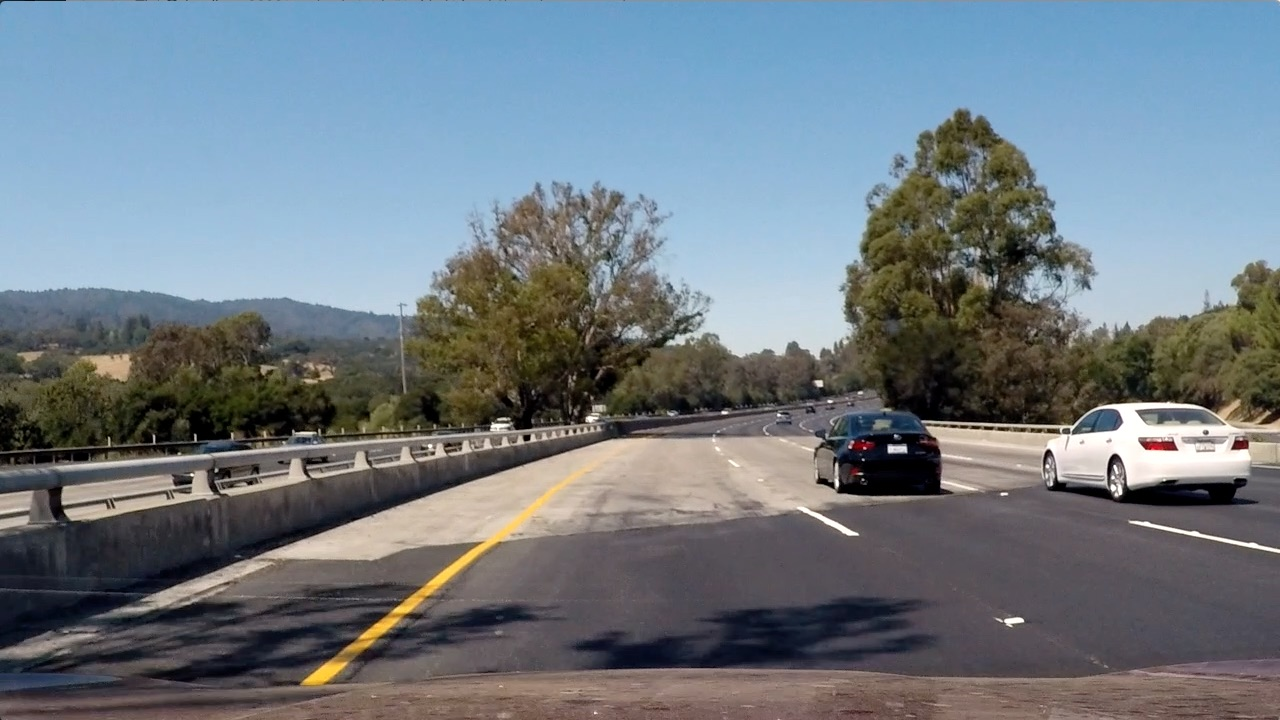
#> input picture p4-advanced-lane-finding/carnd-advanced-lane-lines/test-images/test4.jpg, 1280 x 720 px, found by its file name
$ jupyter execute --allow-errors vehicle-detection.ipynb   (shell and % lines are left out)   (older library calls are emulated)
#> lines starting #> are read from the running program, lines starting #| are printed output that depends on the picture
### Import Modules

[cell 1]
import matplotlib.image as mpimg
import matplotlib.pyplot as plt
import numpy as np
import cv2
import glob
from tqdm import tqdm
from sklearn.preprocessing import StandardScaler
from skimage.feature import hog
from skimage import color, exposure
from scipy.ndimage.measurements import label
import time
from sklearn import svm
from sklearn.model_selection import train_test_split, GridSearchCV, ParameterGrid
from sklearn.svm import LinearSVC, SVC
from sklearn.metrics import accuracy_score

# Import everything needed to edit/save/watch video clips
from moviepy.editor import VideoFileClip
from IPython.display import HTML
import moviepy

# So we can see the output of multiple variables in a single cell
from IPython.core.interactiveshell import InteractiveShell
InteractiveShell.ast_node_interactivity = "all"

import warnings
warnings.filterwarnings('ignore')

### Functions

[cell 2]
# Define a function to return HOG features and visualization
# [37 lines left out: functions get_hog_features, bin_spatial, color_hist, not called in this run]

# Define a function to extract features from a list of images
# Have this function call bin_spatial() and color_hist()
def extract_features(imgs, color_space='YUV', spatial_size=(32, 32),
                     hist_bins=32, orient=9,
                     pix_per_cell=8, cell_per_block=2, hog_channel='ALL',
                     spatial_feat=True, hist_feat=True, hog_feat=True):
    # Create a list to append feature vectors to
    features = []
    # Iterate through the list of images
    for file in imgs:
        file_features = []
        # Read in each one by one
        image = mpimg.imread(file)
        # apply color conversion if other than 'RGB'
        if color_space != 'RGB':
            if color_space == 'HSV':
                feature_image = cv2.cvtColor(image, cv2.COLOR_RGB2HSV)
            elif color_space == 'LUV':
                feature_image = cv2.cvtColor(image, cv2.COLOR_RGB2LUV)
            elif color_space == 'HLS':
                feature_image = cv2.cvtColor(image, cv2.COLOR_RGB2HLS)
            elif color_space == 'YUV':
                feature_image = cv2.cvtColor(image, cv2.COLOR_RGB2YUV)
            elif color_space == 'YCrCb':
                feature_image = cv2.cvtColor(image, cv2.COLOR_RGB2YCrCb)
        else: feature_image = np.copy(image)

        if spatial_feat == True:
            spatial_features = bin_spatial(feature_image, size=spatial_size)
            file_features.append(spatial_features)
        if hist_feat == True:
            # Apply color_hist()
            hist_features = color_hist(feature_image, nbins=hist_bins)
            file_features.append(hist_features)
        if hog_feat == True:
        # Call get_hog_features() with vis=False, feature_vec=True
            if hog_channel == 'ALL':
                hog_features = []
                for channel in range(feature_image.shape[2]):
                    hog_features.append(get_hog_features(feature_image[:,:,channel],
                                        orient, pix_per_cell, cell_per_block,
                                        vis=False, feature_vec=True))
                hog_features = np.ravel(hog_features)
            else:
                hog_features = get_hog_features(feature_image[:,:,hog_channel], orient,
                            pix_per_cell, cell_per_block, vis=False, feature_vec=True)
            # Append the new feature vector to the features list
            file_features.append(hog_features)
        features.append(np.concatenate(file_features))
    # Return list of feature vectors
    return features

# Define a function that takes an image,
# start and stop positions in both x and y,
# window size (x and y dimensions),
# and overlap fraction (for both x and y)
# [149 lines left out: functions slide_window, draw_boxes, single_img_features, search_windows, visualize, not called in this run]

### Explore Color Space

[cell 3]
from mpl_toolkits.mplot3d import Axes3D, axis3d
plt.style.use('seaborn-darkgrid')

def plot3d(pixels, colors_rgb,
           axis_labels=list("???"),
           axis_limits=[(0, 255), (0, 255), (0, 255)],
           title=''):

    """Plot pixels in 3D."""
    # Create figure and 3D axes
    fig = plt.figure(figsize=(7,7))
    ax = Axes3D(fig)

    # Set axis limits
    ax.set_xlim(*axis_limits[0])
    ax.set_ylim(*axis_limits[1])
    ax.set_zlim(*axis_limits[2])

    # Set axis labels and sizes
    ax.tick_params(axis='both', which='major', labelsize=14, pad=8)
    ax.set_xlabel(axis_labels[1], fontsize=16, labelpad=16)
    ax.set_ylabel(axis_labels[2], fontsize=16, labelpad=16)
    ax.set_zlabel(axis_labels[0], fontsize=16, labelpad=16)

    # set title
    ax.set_title(title)

    # Plot pixel values with colors given in colors_rgb
    ax.scatter(
        pixels[:, :, 1].ravel(),
        pixels[:, :, 2].ravel(),
        pixels[:, :, 0].ravel(),
        c=colors_rgb.reshape((-1, 3)), edgecolors='none')

    return ax  # return Axes3D object for further manipulation

# Read a color image
img = mpimg.imread("test-images/test4.jpg")
#> img is the input picture: shape (720, 1280, 3); mean R, G, B 112.2, 122.7, 130.9
plt.figure(figsize=(5,5))
#> (this line was passed over: IPython is not available in this run)
plt.title('Test Image')
#> (this line was passed over: IPython is not available in this run)
plt.axis('off')
#> (this line was passed over: IPython is not available in this run)
plt.imshow(img)
#> (this line was passed over: IPython is not available in this run)
plt.show()

# Select a small fraction of pixels to plot by subsampling it
scale = max(img.shape[0], img.shape[1], 64) / 64  # at most 64 rows and columns
#> scale = 20
img_small = cv2.resize(img, (np.int(img.shape[1] / scale), \
                       np.int(img.shape[0] / scale)), interpolation=cv2.INTER_NEAREST)
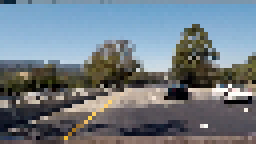
#> img_small: shape (36, 64, 3) (shown 4 times larger); mean R, G, B 112, 122.8, 131.2

# Convert subsampled image to desired color space(s)
img_small_RGB = cv2.cvtColor(img_small, cv2.COLOR_BGR2RGB)  # OpenCV uses BGR, matplotlib likes RGB
img_small_CONVERSION = cv2.cvtColor(img_small, cv2.COLOR_BGR2YCrCb)
#> img_small_CONVERSION: shape (36, 64, 3); mean of channels 0, 1, 2 124.1, 133.1, 121.2
colors_rgb = img_small_RGB / 255.  # scaled to [0, 1], only for color plotting

# Plot and show
plot3d(img_small_RGB, colors_rgb, axis_labels=list('RGB'), title='RGB Image Space')
#> (the call stopped at in plot3d, `fig = plt.figure(figsize=(7,7))`: IPython is not available in this run)
plot3d(img_small_CONVERSION, colors_rgb, axis_labels=['Y','Cr','Cb'], title='YCrCb Image Space')
#> (the call stopped at in plot3d, `fig = plt.figure(figsize=(7,7))`: IPython is not available in this run)

# plt.imshow(img)
plt.show();

### Explore HOG

[cell 4]
# images are divided up into vehicles and non-vehicles
cars = glob.glob(r'D:\SDC\p5-vehicle-detection\small-vehicles\vehicles-smallset/**/*.jpeg')
notcars = glob.glob(r'D:\SDC\p5-vehicle-detection\small-non-vehicles\non-vehicles-smallset\**\*.jpeg')

# hard-coded values for this function
pix_per_cell = 16
orient = 9
cell_per_block = 2
spatial_size = (32,32) # resize img to this, and then extract color pixels
hist_bins = 32
colorspace='YCrCb'
col_chan = ['Y','Cr','Cb']

randint = np.random.randint(0,50)
#> (the rest of this cell did not finish here and is left out)

### Test Model parameters

[cell 5]
# hard-coded values for feature extraction
pix_per_cell = 16
orient = 9
cell_per_block = 2
spatial_size = (32,32) # resize img to this, and then extract color pixels
hist_bins = 32
colorspace = 'YCrCb'
col_chan = ['Y','Cr','Cb']
hog_channel = 'ALL'

t=time.time()
car_features = extract_features(cars, color_space=colorspace, orient=orient,
                        pix_per_cell=pix_per_cell, cell_per_block=cell_per_block,
                        hog_channel=hog_channel)
notcar_features = extract_features(notcars, color_space=colorspace, orient=orient,
                        pix_per_cell=pix_per_cell, cell_per_block=cell_per_block,
                        hog_channel=hog_channel)
t2 = time.time()
print(round(t2-t, 2), 'Seconds to extract HOG features...')
# Create an array stack of feature vectors
X = np.vstack((car_features, notcar_features)).astype(np.float64)
X.shape
# Fit a per-column scaler
#> (the rest of this cell did not finish here and is left out)

### List SVM Paramter Testing Results

#> (a cell that did not finish here is left out)

### Create Model

[cell 7]
# images are divided up into vehicles and non-vehicles
cars = glob.glob(r'D:\SDC\p5-vehicle-detection\small-vehicles\vehicles-smallset/**/*.jpeg')
notcars = glob.glob(r'D:\SDC\p5-vehicle-detection\small-non-vehicles\non-vehicles-smallset\**\*.jpeg')
len(cars)
len(notcars)

def model():

    # tweak these parameters and see how the results change.
    colorspace = 'YCrCb' # Can be RGB, HSV, LUV, HLS, YUV, YCrCb
    orient = 9
    pix_per_cell = 16
    cell_per_block = 2
    hog_channel = 'ALL' # Can be 0, 1, 2, or "ALL"

    # extract feature vectors
    t = time.time()
    car_features = extract_features(cars, color_space=colorspace, orient=orient,
                            pix_per_cell=pix_per_cell, cell_per_block=cell_per_block,
                            hog_channel=hog_channel)
    notcar_features = extract_features(notcars, color_space=colorspace, orient=orient,
                            pix_per_cell=pix_per_cell, cell_per_block=cell_per_block,
                            hog_channel=hog_channel)

$ run again, with p4-advanced-lane-finding/carnd-advanced-lane-lines/test-images/test1.jpg copied over p4-advanced-lane-finding/carnd-advanced-lane-lines/test-images/test4.jpg
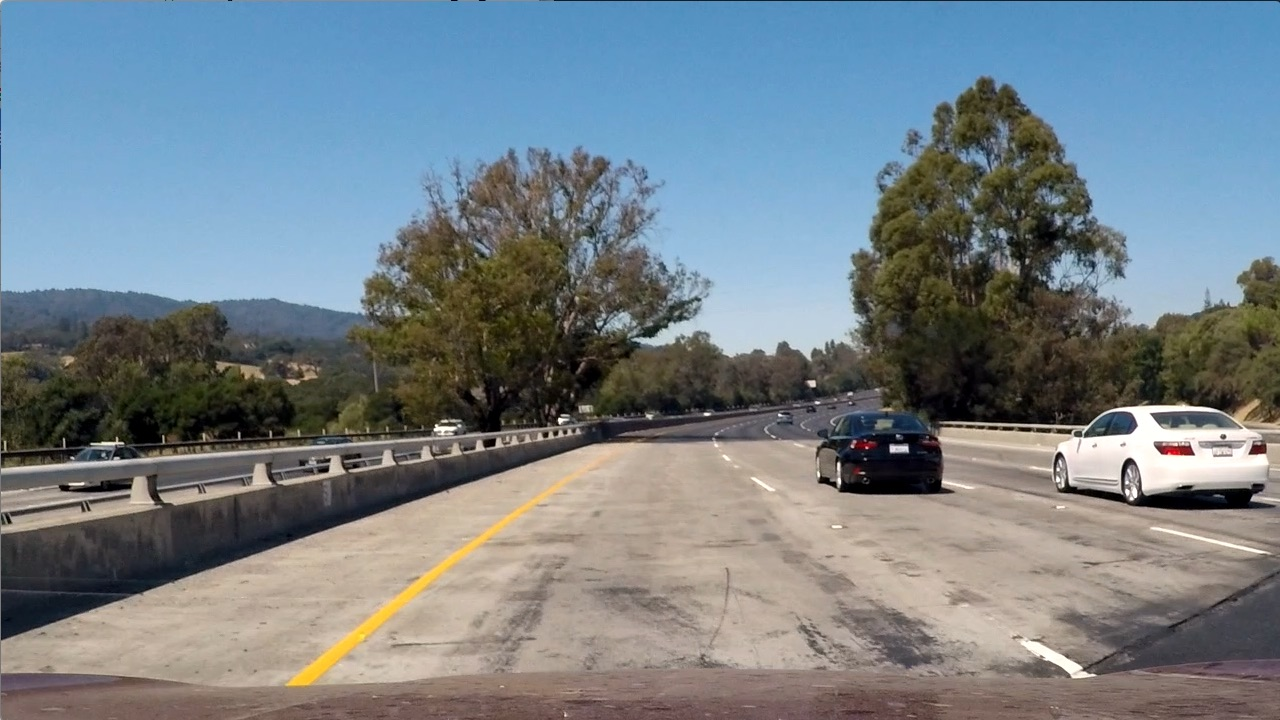
#> input picture p4-advanced-lane-finding/carnd-advanced-lane-lines/test-images/test1.jpg, 1280 x 720 px, found by its file name
#> img is the input picture: shape (720, 1280, 3); mean R, G, B 117.5, 128.7, 135.5
#> `img_small = cv2.resize(img, (np.int(img.shape[1] / scale), \ np.int(im..`:
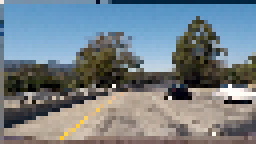
#> img_small: shape (36, 64, 3) (shown 4 times larger); mean R, G, B 116.1, 127.6, 134.6
#> img_small_CONVERSION: shape (36, 64, 3); mean of channels 0, 1, 2 128.4, 132.4, 121.1

$ run again, with p4-advanced-lane-finding/carnd-advanced-lane-lines/test-images/test2.jpg copied over p4-advanced-lane-finding/carnd-advanced-lane-lines/test-images/test4.jpg
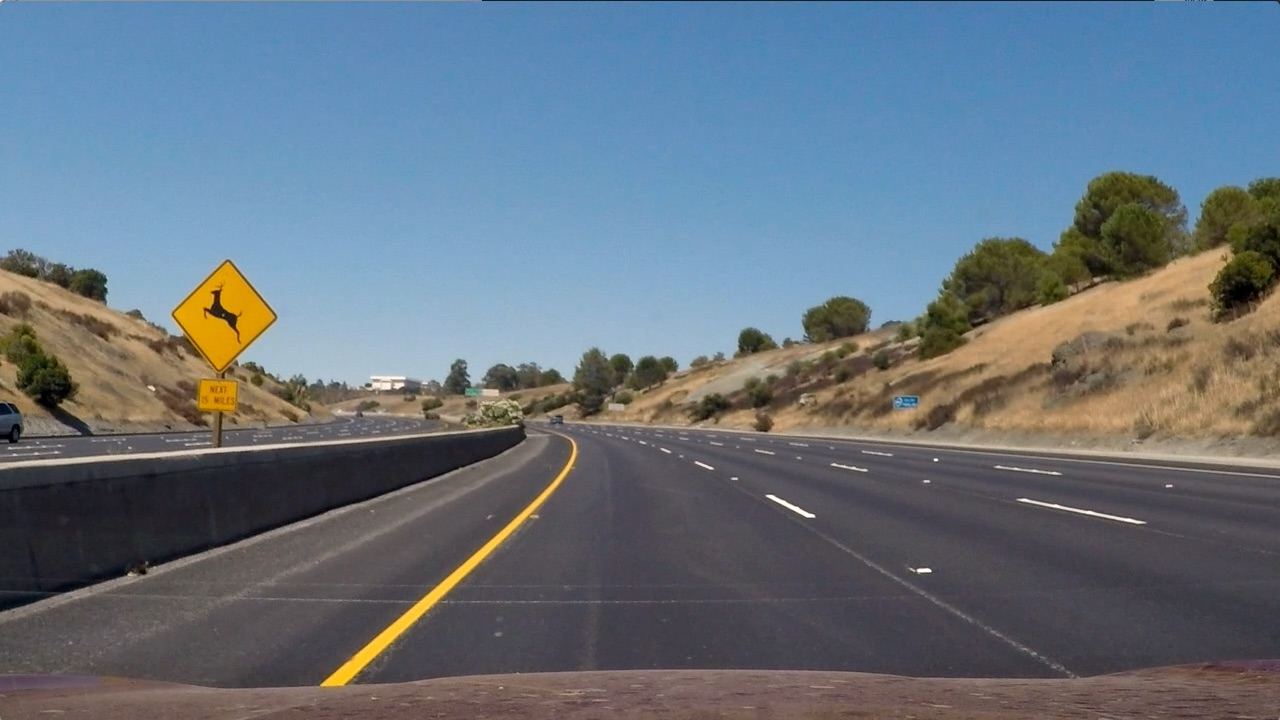
#> input picture p4-advanced-lane-finding/carnd-advanced-lane-lines/test-images/test2.jpg, 1280 x 720 px, found by its file name
#> img is the input picture: shape (720, 1280, 3); mean R, G, B 102.8, 114.6, 125.5
#> `img_small = cv2.resize(img, (np.int(img.shape[1] / scale), \ np.int(im..`:
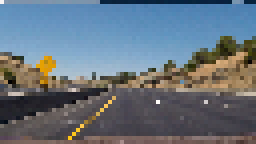
#> img_small: shape (36, 64, 3) (shown 4 times larger); mean R, G, B 102.1, 114.2, 125.2
#> img_small_CONVERSION: shape (36, 64, 3); mean of channels 0, 1, 2 116.1, 134.5, 120.1

$ run again, with p4-advanced-lane-finding/carnd-advanced-lane-lines/test-images/test3.jpg copied over p4-advanced-lane-finding/carnd-advanced-lane-lines/test-images/test4.jpg
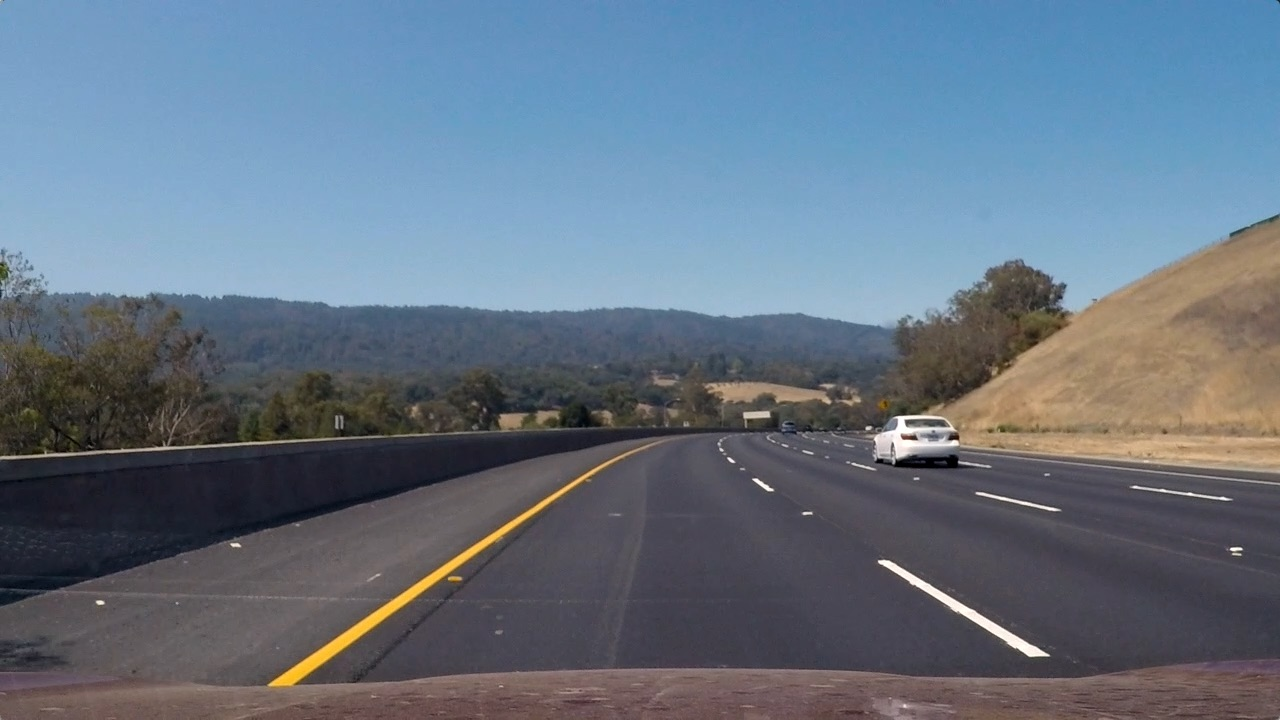
#> input picture p4-advanced-lane-finding/carnd-advanced-lane-lines/test-images/test3.jpg, 1280 x 720 px, found by its file name
#> img is the input picture: shape (720, 1280, 3); mean R, G, B 101.1, 115.3, 130.7
#> `img_small = cv2.resize(img, (np.int(img.shape[1] / scale), \ np.int(im..`:
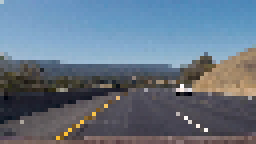
#> img_small: shape (36, 64, 3) (shown 4 times larger); mean R, G, B 100.8, 116, 132
#> img_small_CONVERSION: shape (36, 64, 3); mean of channels 0, 1, 2 119, 137.2, 117.7
